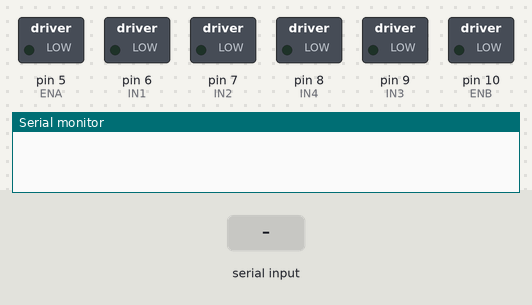
Simulated run of this sketch. Board: Arduino Uno, built with avr-gcc and run on an emulated ATmega328P. On the bench: switched loads named in the sketch (green lamp = pin HIGH), the last lines printed to the serial monitor. The inputs (shaded band) are chosen by the test bench.

Above: at 1.2 s.
1.3 s: "UP" received over the second serial link
At 1.8 s:
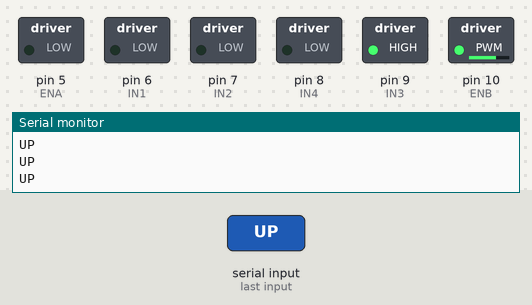
2.8 s: "DOWN" received over the second serial link
At 3.1 s:
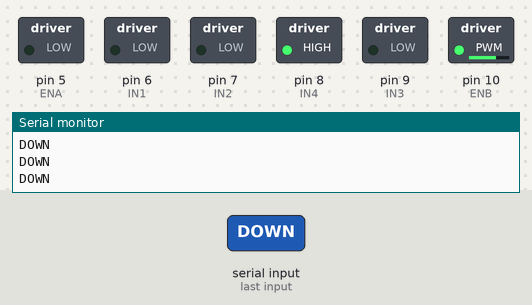
4.3 s: "LEFT" received over the second serial link
At 5.3 s:
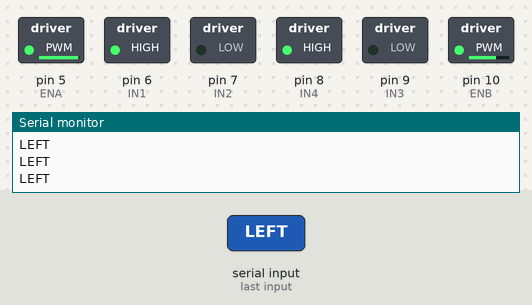
5.8 s: "RIGHT" received over the second serial link
At 6.6 s:
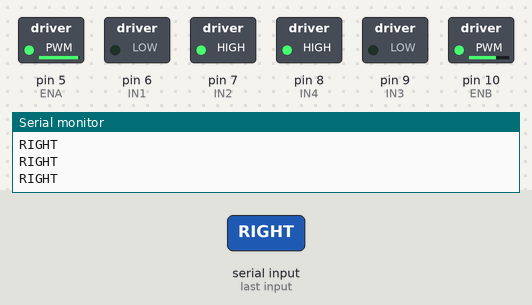
7.3 s: "STOP" received over the second serial link
At 7.7 s:
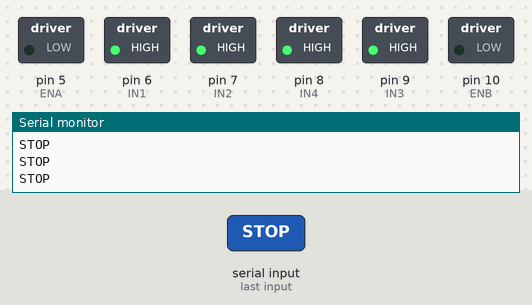
8.8 s: "RIGHT" received over the second serial link
At 10.0 s:
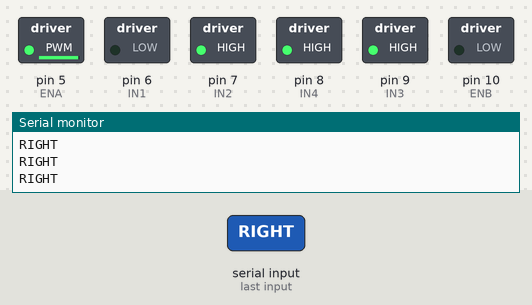
Timing chart, 0 to 11.3 s (numbered marks = the images above; inputs shaded):
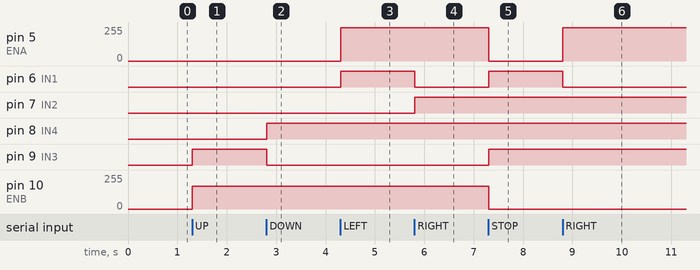

The sketch:

moter_arduino.ino
```cpp
#include <SoftwareSerial.h>

//set pin numbers
//moter A : LEFT , RIGHT
#define ENA 5
#define IN1 6
#define IN2 7

//moter B : FORWARD , BACKWARD
#define ENB 10
#define IN3 9
#define IN4 8


SoftwareSerial BTSerial(11, 12); // RX | TX

char command; //command = string from android studio
String string;  //string of arduno


void setup() {
  //MOTER_A
  pinMode(ENA,OUTPUT);  //ENA
  pinMode(IN1,OUTPUT);  //IN1
  pinMode(IN2,OUTPUT);  //IN2

   //MOTER_B
  pinMode(ENB,OUTPUT);  //ENB
  pinMode(IN3,OUTPUT);  //IN3
  pinMode(IN4,OUTPUT);  //IN4

  Serial.begin(9600);
  BTSerial.begin(9600);
}

void loop() {

    if (BTSerial.available() > 0)
    {string = "";}    //init string = NULL

    while(BTSerial.available() > 0)
    {
      command = ((byte)BTSerial.read());  //get string from android studio

      if(command == ':')
      {
        break;
      }

      else
      {
        string += command;  //move command(string from android studio) to string of arduino
      }

      delay(1);
    }

    if(string == "UP") //if string of arduino == UP
    {
        forward();
    }

    if(string =="DOWN") //if string of arduino == DOWN
    {
        backward();
    }

     if(string == "LEFT") //if string of arduino == LEFT
    {
        left();
    }

    if(string =="RIGHT") //if string of arduino == RIGHT
    {
        right();
    }

    if(string =="STOP") //if string of arduino == STOP
    {
        stop_motor();
    }

    Serial.println(string);  //show string of arduino in serial monitor
}


//function

//MOTER B
void forward(){
     //MOTER B
     digitalWrite(IN3,HIGH);
     digitalWrite(IN4,LOW);
     analogWrite(ENB,172);   //speed 138(5V)  MAX = 255(7.6V)
}


void backward(){
    //BACKWARD
      //MOTER B
     digitalWrite(IN3,LOW);
     digitalWrite(IN4,HIGH);
     analogWrite(ENB,172);
}
//END MOTER B


//MOTER A
void left(){
     //MOTER A
     digitalWrite(IN1,HIGH);
     digitalWrite(IN2,LOW);
     analogWrite(ENA,250);
}

void right(){
    //MOTER A
     digitalWrite(IN1,LOW);
     digitalWrite(IN2,HIGH);
     analogWrite(ENA,250);
}
//END MOTOR A

void stop_motor(){
      //MOTER A
     digitalWrite(IN1,HIGH);
     digitalWrite(IN2,HIGH);
     analogWrite(ENA,0);

      //MOTER B
     digitalWrite(IN3,HIGH);
     digitalWrite(IN4,HIGH);
     analogWrite(ENB,0);
}
```

Measured:
- after the input at 1.3 s, pin 9 (IN3): LOW → HIGH at once; pin 10 (ENB): 0/255 → 172/255 at once
- after the input at 2.8 s, pin 8 (IN4): LOW → HIGH at once; pin 9 (IN3): HIGH → LOW at once
- after the input at 4.3 s, pin 5 (ENA): 0/255 → 250/255 at once; pin 6 (IN1): LOW → HIGH at once
- after the input at 5.8 s, pin 6 (IN1): HIGH → LOW at once; pin 7 (IN2): LOW → HIGH at once
- after the input at 7.3 s, pin 5 (ENA): 250/255 → 0/255 at once; pin 6 (IN1), pin 9 (IN3): LOW → HIGH at once; pin 10 (ENB): 172/255 → 0/255 at once
- after the input at 8.8 s, pin 5 (ENA): 0/255 → 250/255 at once; pin 6 (IN1): HIGH → LOW at once
